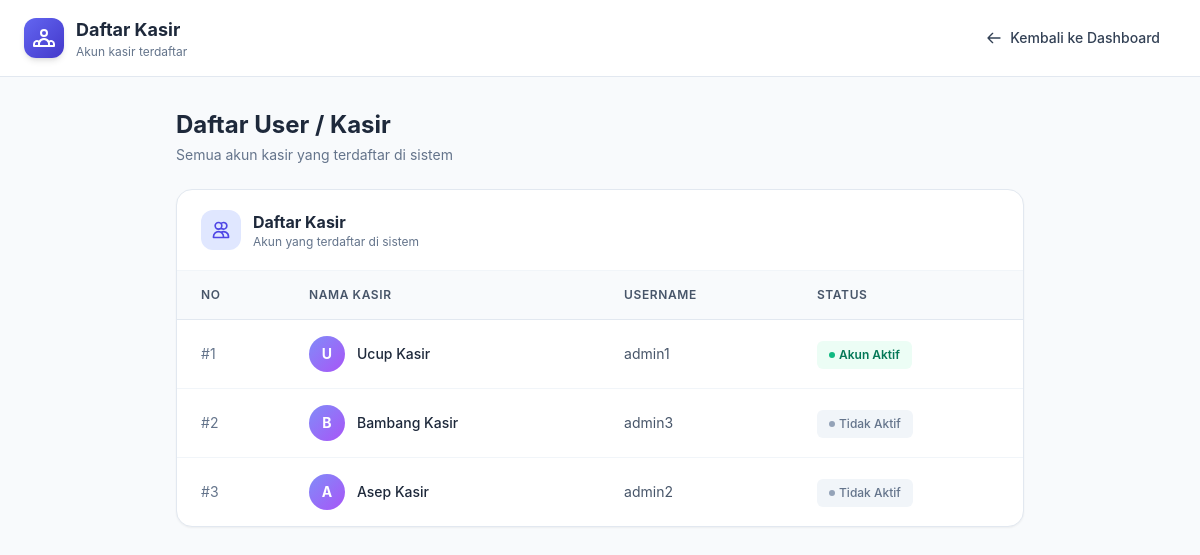
The page /user.php (signed in) on the database its author committed.
### tables this page shows
CREATE TABLE `user` (
  `id` int NOT NULL,
  `username` varchar(50) NOT NULL,
  `password` varchar(50) NOT NULL,
  `nama_lengkap` varchar(100) NOT NULL
);

### user.php (the view, shortened to what this page needs)
<?php
include 'koneksi.php';
$users = mysqli_query($koneksi, "SELECT * FROM user");
?>
<!DOCTYPE html>
<html lang="id">
<head>
    <script src="https://cdn.tailwindcss.com"></script>
    <link rel="stylesheet" href="https://cdn.jsdelivr.net/npm/@fontsource/inter@5.0.0/index.css">
</head>
<body class="min-h-screen bg-slate-50">
    <nav class="bg-white border-b border-slate-200 sticky top-0 z-50">
        <div class="max-w-7xl mx-auto px-6 py-4 flex items-center justify-between">
            <div class="flex items-center gap-3">
                <div
                    class="w-10 h-10 bg-gradient-to-br from-indigo-500 to-indigo-700 rounded-xl flex items-center justify-center shadow-md">
                </div>
                <div>
                    <h1 class="text-lg font-bold text-slate-800">Daftar Kasir</h1>
                    <p class="text-xs text-slate-500">Akun kasir terdaftar</p>
                </div>
            </div>
            <a href="index.php"
                class="inline-flex items-center gap-2 px-4 py-2 text-sm font-medium text-slate-700 hover:bg-slate-100 rounded-lg transition">
                <svg class="w-4 h-4" fill="none" stroke="currentColor" viewBox="0 0 24 24">
                    <path stroke-linecap="round" stroke-linejoin="round" stroke-width="2"
                        d="M10 19l-7-7m0 0l7-7m-7 7h18" />
                </svg>
                Kembali ke Dashboard
            </a>
        </div>
    </nav>
    <main class="max-w-4xl mx-auto px-6 py-8">
        <div class="mb-6">
            <h2 class="text-2xl font-bold text-slate-800">Daftar User / Kasir</h2>
            <p class="text-sm text-slate-500 mt-1">Semua akun kasir yang terdaftar di sistem</p>
        </div>
        <div class="bg-white rounded-2xl border border-slate-200 shadow-sm overflow-hidden">
            <div class="px-6 py-5 border-b border-slate-100 flex items-center gap-3">
                <div class="w-10 h-10 bg-indigo-100 text-indigo-600 rounded-xl flex items-center justify-center">
                    <svg class="w-5 h-5" fill="none" stroke="currentColor" viewBox="0 0 24 24">
                        <path stroke-linecap="round" stroke-linejoin="round" stroke-width="2"
                            d="M12 4.354a4 4 0 110 5.292M15 21H3v-1a6 6 0 0112 0v1zm0 0h6v-1a6 6 0 00-9-5.197M13 7a4 4 0 11-8 0 4 4 0 018 0z" />
                    </svg>
                </div>
                <div>
                    <h3 class="text-base font-bold text-slate-800">Daftar Kasir</h3>
                    <p class="text-xs text-slate-500">Akun yang terdaftar di sistem</p>
                </div>
            </div>
            <div class="overflow-x-auto">
                <table class="w-full">
                    <thead class="bg-slate-50 border-b border-slate-200">
                        <tr>
                            <th
                                class="px-6 py-4 text-left text-xs font-semibold text-slate-600 uppercase tracking-wider">
                                No</th>
                            <th
                                class="px-6 py-4 text-left text-xs font-semibold text-slate-600 uppercase tracking-wider">
                                Nama Kasir</th>
                            <th
                                class="px-6 py-4 text-left text-xs font-semibold text-slate-600 uppercase tracking-wider">
                                Username</th>
                            <th
                                class="px-6 py-4 text-left text-xs font-semibold text-slate-600 uppercase tracking-wider">
                                Status</th>
                        </tr>
                    </thead>
                    <tbody class="divide-y divide-slate-100">
                        <?php $no = 1;
                        while ($row = mysqli_fetch_assoc($users)): ?>
                            <tr class="hover:bg-slate-50 transition">
                                <td class="px-6 py-4 text-sm text-slate-500">#<?php echo $no++; ?></td>
                                <td class="px-6 py-4">
                                    <div class="flex items-center gap-3">
                                        <div
                                            class="w-9 h-9 bg-gradient-to-br from-indigo-400 to-purple-500 text-white rounded-full flex items-center justify-center text-sm font-bold">
                                            <?php echo strtoupper(substr($row['nama_lengkap'], 0, 1)); ?>
                                        </div>
                                        <span class="text-sm font-medium text-slate-800">
                                            <?php echo htmlspecialchars($row['nama_lengkap']); ?>
                                        </span>
                                    </div>
                                </td>
                                <td class="px-6 py-4 text-sm text-slate-600">
                                    <?php echo htmlspecialchars($row['username']); ?>
                                </td>
                                <td class="px-6 py-4">
                                    <?php if ($row['id'] == $_SESSION['user_id']): ?>
                                        <span
                                            class="inline-flex items-center gap-1 px-3 py-1.5 bg-emerald-50 text-emerald-700 text-xs font-semibold rounded-md">
                                            <span class="w-1.5 h-1.5 bg-emerald-500 rounded-full animate-pulse"></span>
                                            Akun Aktif
                                        </span>
                                    <?php else: ?>
                                        <span
                                            class="inline-flex items-center gap-1 px-3 py-1.5 bg-slate-100 text-slate-500 text-xs font-medium rounded-md">
                                            <span class="w-1.5 h-1.5 bg-slate-400 rounded-full"></span>
                                            Tidak Aktif
                                        </span>
                                    <?php endif; ?>
                                </td>
                            </tr>
                        <?php endwhile; ?>
                    </tbody>
                </table>
            </div>
        </div>
    </main>
</body>
</html>

### user.php (style rules this page uses)
body { font-family: 'Inter', sans-serif; }

### rows shown on the page
user: nama_lengkap "U", nama_lengkap "Ucup Kasir", username "admin1", shows "Akun Aktif"
user: nama_lengkap "B", nama_lengkap "Bambang Kasir", username "admin3", shows "Tidak Aktif"
user: nama_lengkap "A", nama_lengkap "Asep Kasir", username "admin2", shows "Tidak Aktif"
